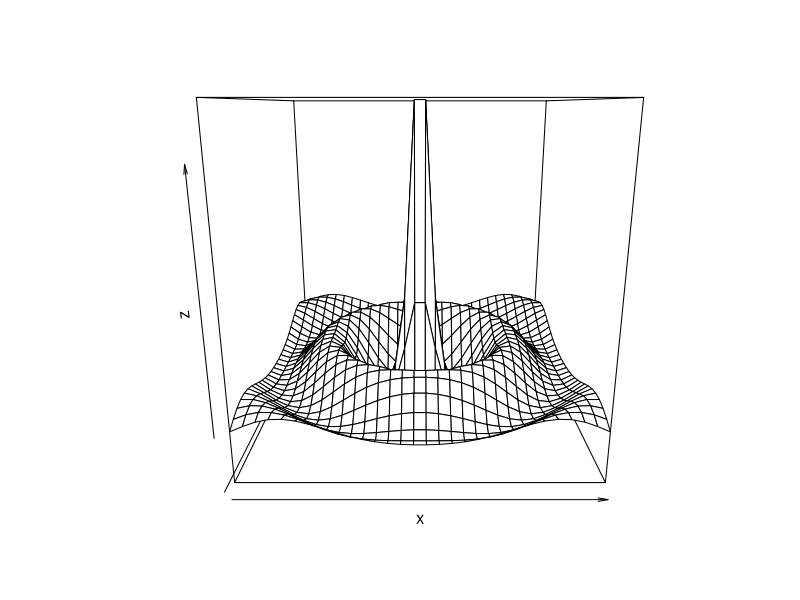
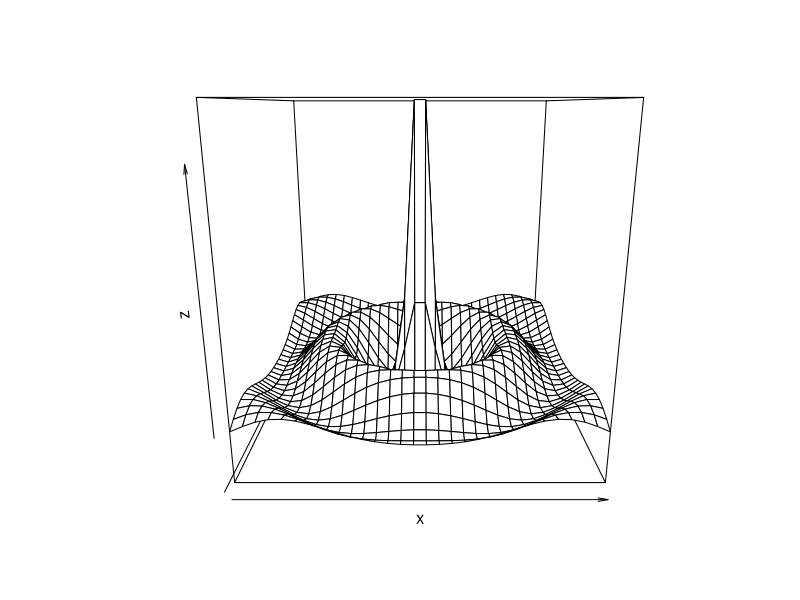

The R source for these figures, in order:
# persepective maps

# cost curving

x <- seq(-10, 10, length = 30)
y <- x
f <- function(x, y){r <- sqrt(x^2+y^2); cos(r)/r}
z <- outer(x, y, f)
persp(x, y, z)

# sin cuve

f <- function(x, y){r <- sqrt(x^2+y^2); cos(r)/r}
z <- outer(x, y, f)
persp(x, y, z)
